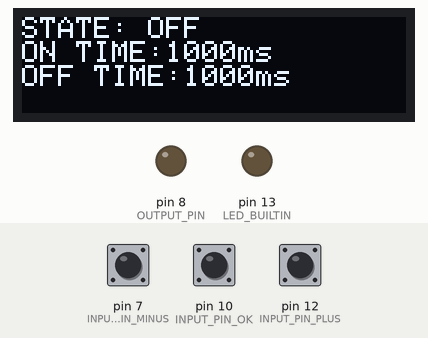
Simulated run of this sketch. Board: Arduino Uno, built with avr-gcc and run on an emulated ATmega328P. Parts: 128×32 one-colour display, output pins drawn as LEDs (lit = HIGH). Dashed ring = blinking. The inputs (shaded band) are chosen by the test bench; at power-on: pin 10 (INPUT_PIN_OK) HIGH, pin 12 (INPUT_PIN_PLUS) HIGH, pin 7 (INPUT_PIN_MINUS) HIGH. The display library's start-up logo is not drawn.

Above: at 2.2 s.
2.3 s: pin 10 (INPUT_PIN_OK) pulled LOW for 0.15 s
At 2.7 s:
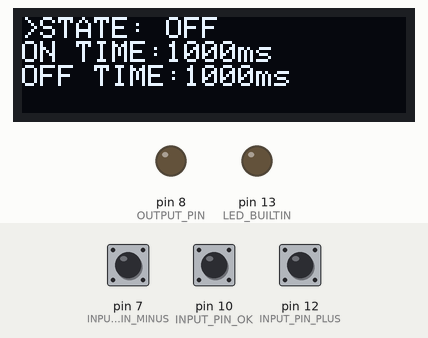
3.9 s: pin 12 (INPUT_PIN_PLUS) pulled LOW for 0.15 s
At 6.7 s:
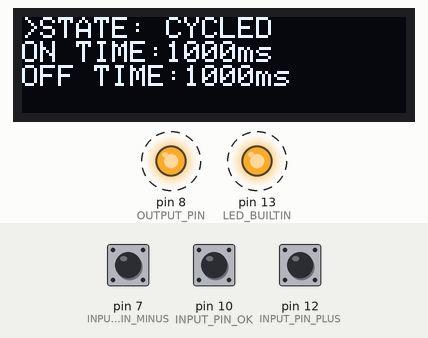
7.0 s: pin 10 (INPUT_PIN_OK) pulled LOW for 1 s
At 8.7 s:
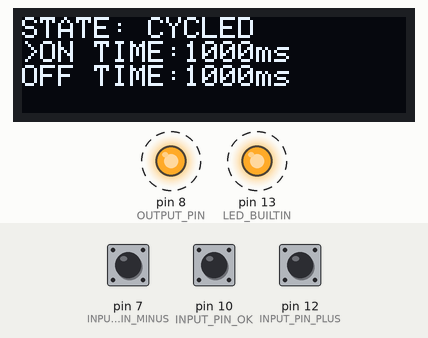
11.0 s: pin 7 (INPUT_PIN_MINUS) pulled LOW for 3.2 s
At 14.3 s:
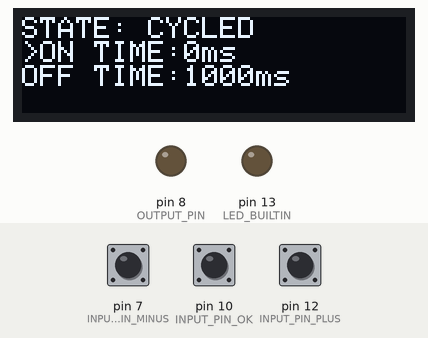
15.7 s: pin 12 (INPUT_PIN_PLUS) pulled LOW for 3.2 s
At 16.5 s:
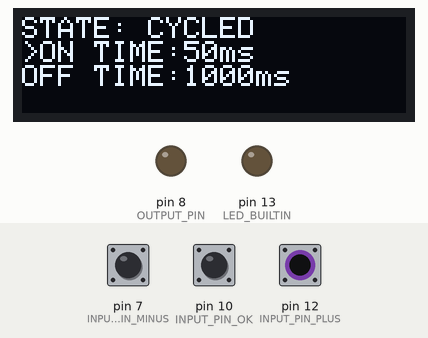
20.4 s: pin 7 (INPUT_PIN_MINUS) pulled LOW for 0.15 s
At 21.3 s:
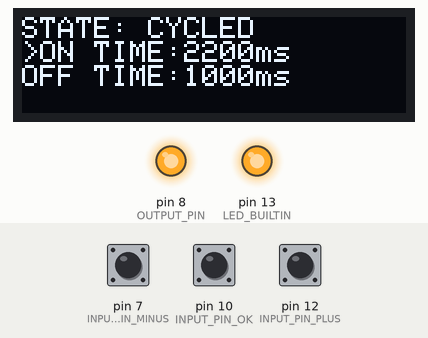
Timing chart, 0 to 24.5 s (numbered marks = the images above; inputs shaded):
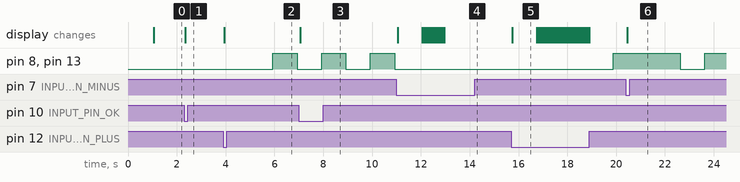

The sketch:

power_switcher_oled128x32_encoder.ino
```cpp
#include <SPI.h>
#include <Wire.h>
#include <Adafruit_GFX.h>
#include <Adafruit_SSD1306.h>

/* Uncomment to use buttons instead of encoder */
#define USE_BUTTONS

#ifndef USE_BUTTONS
#include <EncButton.h>
#endif

#define OLED_RESET     4
#define SCREEN_ADDRESS 0x3C

Adafruit_SSD1306 display(128, 32, &Wire, OLED_RESET);

/*
 * Encoder pins:
 *   A   = 2
 *   B   = 3
 *   KEY = 4
 *
 * Buttons mode:
 *   PLUS  = 13
 *   MINUS = 7
 *   OK    = 10
 */

#define INPUT_PIN_PLUS   12
#define INPUT_PIN_MINUS  7
#define INPUT_PIN_OK     10

#ifndef USE_BUTTONS
  EncButton<EB_CALLBACK, 2, 3, 4> enc;
#else
  #define BUTTON_DEBOUNCE_MS      30
  #define BUTTON_HOLD_DELAY_MS    1000
  #define BUTTON_REPEAT_on_time_ms 50

  typedef struct {
    uint8_t pin;
    bool last_raw_state;
    bool stable_state;
    uint32_t debounce_timer;

    uint32_t press_start_time;
    uint32_t repeat_timer;
  } button_t;
#endif

#define TRIGGER_PIN   5
#define OUTPUT_PIN    8

bool draw = false;

uint32_t on_time_ms = 1000;
uint32_t off_time_ms = 1000;
uint32_t *switch_time_ms = &on_time_ms;

typedef enum {
  MODE_OFF = 0,
  MODE_CYCLED,
  MODE_TRIGGER,

  MODE_COUNT
} mode_t;

typedef enum {
  SELECTED_NONE = 0,
  SELECTED_MODE,
  SELECTED_ON_TIME,
  SELECTED_OFF_TIME
} selected_param_t;

uint8_t mode = MODE_OFF;
selected_param_t param = SELECTED_NONE;

bool output = true;
bool trigger_running = false;
uint32_t millis_prev = 0;


/* -------------------------------------------------------------------------- */
/* Common control handlers                                                    */
/* -------------------------------------------------------------------------- */

void controlPlus() {
  if (param == SELECTED_ON_TIME) {
    on_time_ms += 50;
  }
  else if (param == SELECTED_OFF_TIME) {
    off_time_ms += 50;
  }
  else if (param == SELECTED_MODE) {
    if(mode < (MODE_COUNT - 1)) {
      mode += 1;

      if (mode == MODE_OFF) {
        digitalWrite(LED_BUILTIN, HIGH);
        digitalWrite(OUTPUT_PIN, HIGH);
        output = true;
      }
    }
  }

  millis_prev = millis();
  draw = true;
}

void controlMinus() {
  if (param == SELECTED_ON_TIME) {
    if (on_time_ms >= 50) {
      on_time_ms -= 50;
    }
  }
  else if (param == SELECTED_OFF_TIME) {
    if (off_time_ms >= 50) {
      off_time_ms -= 50;
    }
  }
  else if (param == SELECTED_MODE) {
    if(mode != MODE_OFF) {
      mode -= 1;

      if (mode == MODE_OFF) {
        digitalWrite(LED_BUILTIN, LOW);
        digitalWrite(OUTPUT_PIN, LOW);
        output = false;
      }
    }
  }

  millis_prev = millis();
  draw = true;
}


void controlOk() {
  if (param == SELECTED_NONE) {
    param = SELECTED_MODE;
  }
  else if(param == SELECTED_MODE) {
    param = mode == MODE_TRIGGER ? SELECTED_OFF_TIME : SELECTED_ON_TIME;
  }
  else if (param == SELECTED_ON_TIME) {
    param = SELECTED_OFF_TIME;
  }
  else if (param == SELECTED_OFF_TIME) {
    param = SELECTED_NONE;
  }

  draw = true;
}


/* -------------------------------------------------------------------------- */
/* Encoder                                                                    */
/* -------------------------------------------------------------------------- */

#ifndef USE_BUTTONS

void encRight() {
  controlPlus();
}


void encLeft() {
  controlMinus();
}


void encPress() {
  controlOk();
}

#endif


/* -------------------------------------------------------------------------- */
/* Buttons                                                                    */
/* -------------------------------------------------------------------------- */

#ifdef USE_BUTTONS

button_t button_plus = {
  INPUT_PIN_PLUS,
  HIGH,
  HIGH,
  0,
  0,
  0
};

button_t button_minus = {
  INPUT_PIN_MINUS,
  HIGH,
  HIGH,
  0,
  0,
  0
};

button_t button_ok = {
  INPUT_PIN_OK,
  HIGH,
  HIGH,
  0,
  0,
  0
};

bool buttonPressed(button_t *button) {
  bool raw_state = digitalRead(button->pin);

  if (raw_state != button->last_raw_state) {
    button->last_raw_state = raw_state;
    button->debounce_timer = millis();
  }

  if ((millis() - button->debounce_timer) >= BUTTON_DEBOUNCE_MS) {
    if (raw_state != button->stable_state) {
      button->stable_state = raw_state;

      if (button->stable_state == LOW) {
        button->press_start_time = millis();
        button->repeat_timer = millis();

        return true;
      }
      else {
        button->press_start_time = 0;
        button->repeat_timer = 0;
      }
    }
  }

  return false;
}

bool buttonRepeat(button_t *button) {
  if (button->stable_state != LOW) {
    return false;
  }

  uint32_t now = millis();

  if ((now - button->press_start_time) < BUTTON_HOLD_DELAY_MS) {
    return false;
  }

  if ((now - button->repeat_timer) >= BUTTON_REPEAT_on_time_ms) {
    button->repeat_timer = now;
    return true;
  }

  return false;
}

void buttonsTick() {
  if (buttonPressed(&button_plus)) {
    controlPlus();
  }

  if (buttonPressed(&button_minus)) {
    controlMinus();
  }

  if (buttonPressed(&button_ok)) {
    controlOk();
  }

  if (buttonRepeat(&button_plus)) {
    controlPlus();
  }

  if (buttonRepeat(&button_minus)) {
    controlMinus();
  }
}

#endif


/* -------------------------------------------------------------------------- */
/* Setup                                                                      */
/* -------------------------------------------------------------------------- */

void setup() {
  Serial.begin(9600);

  pinMode(LED_BUILTIN, OUTPUT);
  pinMode(OUTPUT_PIN, OUTPUT);
  pinMode(TRIGGER_PIN, INPUT);

#ifdef USE_BUTTONS
  /*
   * Buttons are expected to connect pin to GND when pressed.
   */
  pinMode(INPUT_PIN_PLUS, INPUT_PULLUP);
  pinMode(INPUT_PIN_MINUS, INPUT_PULLUP);
  pinMode(INPUT_PIN_OK, INPUT_PULLUP);
#else
  enc.attach(RIGHT_HANDLER, encRight);
  enc.attach(LEFT_HANDLER, encLeft);
  enc.attach(PRESS_HANDLER, encPress);
#endif

  if (!display.begin(SSD1306_SWITCHCAPVCC, SCREEN_ADDRESS)) {
    Serial.println(F("SSD1306 allocation failed"));

    for (;;) {
    }
  }

  display.setRotation(2);
  display.display();
  delay(1000);

  draw = true;
}


/* -------------------------------------------------------------------------- */
/* Loop                                                                       */
/* -------------------------------------------------------------------------- */
bool trigger_pin_state_prev = LOW;
bool trigger_pin_state_curr = LOW;

void loop() {
  if(mode == MODE_TRIGGER) {
    trigger_pin_state_prev = trigger_pin_state_curr;
    trigger_pin_state_curr = digitalRead(TRIGGER_PIN);

    if((trigger_pin_state_curr != trigger_pin_state_prev) && !trigger_running) {
      if(trigger_pin_state_curr == HIGH) {
        Serial.println(F("SHIT"));
        millis_prev = millis();
        trigger_running = true;

        output = false;
        switch_time_ms = &off_time_ms;
        digitalWrite(LED_BUILTIN, LOW);
        digitalWrite(OUTPUT_PIN, LOW);
      }
    }
  }

  if (mode != MODE_OFF) {
    if (millis() - millis_prev >= (*switch_time_ms)) {
      millis_prev = millis();

      if (output) {
        /* Supress OFF cyclic logic if trigger mode selected */
        if(mode != MODE_TRIGGER) {
          switch_time_ms = &off_time_ms;
          output = false;
        }
      }
      else {
        switch_time_ms = &on_time_ms;
        output = true;
        trigger_running = false;
      }

      digitalWrite(LED_BUILTIN, output);
      digitalWrite(OUTPUT_PIN, output);
    }
  }

  if (draw) {
    draw = false;

    display.clearDisplay();

    display.setTextSize(1);
    display.setTextColor(SSD1306_WHITE);

    display.setCursor(0, 0);

    if (param == SELECTED_MODE) {
      display.print(F(">"));
    }

    display.print(F("STATE: "));
    switch(mode){
      case MODE_OFF: display.println(F("OFF")); break;
      case MODE_CYCLED: display.println(F("CYCLED")); break;
      case MODE_TRIGGER: display.println(F("TRIGGER")); break;
      default:
        display.println(F("UNKNOWN"));
        break;
    }

    if(mode != MODE_TRIGGER) {
      if (param == SELECTED_ON_TIME) {
        display.print(F(">"));
      }
      display.print(F("ON TIME:"));
      display.print(on_time_ms, DEC);
      display.println(F("ms"));
    }

    if (param == SELECTED_OFF_TIME) {
      display.print(F(">"));
    }
    display.print(F("OFF TIME:"));
    display.print(off_time_ms, DEC);
    display.println(F("ms"));

    display.display();
  }


#ifdef USE_BUTTONS
  buttonsTick();
#else
  enc.tick();
#endif
}
```

Measured:
- after the input at 2.3 s, the display: changes after 0.05 s (image 1)
- after the input at 3.9 s, pin 8 (OUTPUT_PIN), pin 13 (LED_BUILTIN): LOW → HIGH after 2.0 s, → LOW 1.0 s later; the display: changes after 0.05 s (image 2)
- after the input at 7.0 s, the display: changes after 0.05 s (image 3)
- after the input at 11.0 s, pin 8 (OUTPUT_PIN), pin 13 (LED_BUILTIN): stops changing and stays LOW; the display: first changes after 0.05 s (image 4 shows a later state)
- after the input at 15.7 s, pin 8 (OUTPUT_PIN), pin 13 (LED_BUILTIN): LOW → HIGH after 4.2 s; the display: changes after 0.05 s (image 5)
- after the input at 20.4 s, the display: changes after 0.05 s (image 6)
- what the display in image 5 shows lasts 1.0 s, from 15.7 s to 16.7 s
